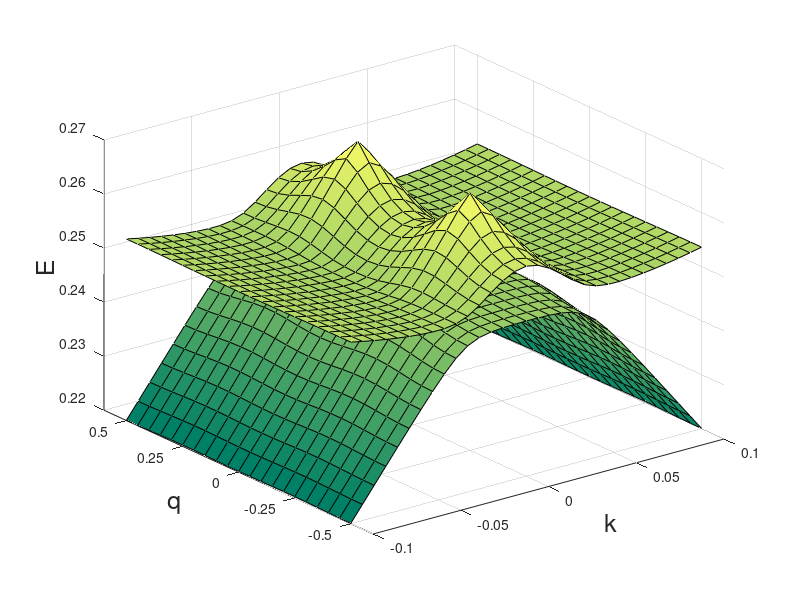

Reproduce this figure in MATLAB.
clc
clear all
close all

%% The FUNCTIONS
function H = Hamiltonian(k,q,omega1,v1,U1,W1,omega2,v2,U2,W2,V,dist,d0,beta,alpha,eta)
    % The Hamiltonian 
    H = zeros(8);

    % The hat-parameters 
    Vh = V*exp(-dist/d0);
    betah = beta*exp(-dist/d0);

    % The block (1,1)
    H(1,1) = eta + v1*k + omega1 + v1*k*k/sqrt(2);
    H(1,2) = W1;
    H(1,3) = W1;
    H(1,4) = U1*(1+alpha);

    H(2,1) = W1;
    H(2,2) = -eta + omega1 + v1*k*k/sqrt(2);
    H(2,3) = U1*(1-alpha);
    H(2,4) = W1;

    H(3,1) = W1;
    H(3,2) = U1*(1-alpha);
    H(3,3) = -eta + omega1 + v1*k*k/sqrt(2);
    H(3,4) = W1;

    H(4,1) = U1*(1+alpha);
    H(4,2) = W1;
    H(4,3) = W1;
    H(4,4) = eta - v1*k + omega1 + v1*k*k/sqrt(2);

    % Block (1,2)
    H(1,5) = -(Vh + betah*k + betah*k*k/sqrt(2))*exp(-i*2.0*pi*q);
    H(2,6) = Vh + betah*k*k/sqrt(2);
    H(3,7) = Vh + betah*k*k/sqrt(2);
    H(4,8) = -(Vh - betah*k + betah*k*k/sqrt(2))*exp(i*2.0*pi*q);

    % Block (2,1)
    H(5,1) = -(Vh + betah*k + betah*k*k/sqrt(2))*exp(i*2.0*pi*q);
    H(6,2) = Vh + betah*k*k/sqrt(2);
    H(7,3) = Vh + betah*k*k/sqrt(2);
    H(8,4) = -(Vh - betah*k + betah*k*k/sqrt(2))*exp(-i*2.0*pi*q);

    % Block (2,2)
    H(5,5) = eta + v2*k + omega2 + v2*k*k/sqrt(2);
    H(5,6) = W2;
    H(5,7) = W2;
    H(5,8) = U2*(1+alpha);

    H(6,5) = W2;
    H(6,6) = -eta + omega2 + v2*k*k/sqrt(2);
    H(6,7) = U2*(1-alpha);
    H(6,8) = W2;

    H(7,5) = W2;
    H(7,6) = U2*(1-alpha);
    H(7,7) = -eta + omega2 + v2*k*k/sqrt(2);
    H(7,8) = W2;

    H(8,5) = U2*(1+alpha);
    H(8,6) = W2;
    H(8,7) = W2;
    H(8,8) = eta - v2*k + omega2 + v2*k*k/sqrt(2);
end % function Hamiltonian

%% The MAIN program goes here 
% The parameters 
omega1 = 0.31005337   
v1 = 0.32069812   
U1 = -0.01938797   
W1 = 0.00289523

omega2 = 0.28832692   
v2 = 0.30552363   
U2 = -0.01112476   
W2 = 0.00062376

V = 0.039 
beta = -0.3
dist = 0.1
d0 = 0.35 

alpha = -0.062
eta = 0.0032 

% The arrays of genuine and synthetic momenta 
Nk = 31
Kmax = 0.1
k_array = linspace(-Kmax,Kmax,Nk);

Nq = 21 
Qmax = 0.5
q_array = linspace(-Qmax,Qmax,Nq);

%% Calculate the dispersion 
E1_array = zeros(Nk,Nq);
E2_array = zeros(Nk,Nq);
E3_array = zeros(Nk,Nq);
E4_array = zeros(Nk,Nq);
E5_array = zeros(Nk,Nq);
E6_array = zeros(Nk,Nq);
E7_array = zeros(Nk,Nq);
E8_array = zeros(Nk,Nq);

% Scan the arrays of genuine and synthetic momenta 
for ik = 1:Nk
    k = k_array(ik);

    for iq = 1:Nq 
        q = q_array(iq);

        % The Hamiltonian 
        H = Hamiltonian(k,q,omega1,v1,U1,W1,omega2,v2,U2,W2,V,dist,d0,beta,alpha,eta);

        % Diagonalize the Hamiltonian
        [Vec,D] = eig(H);
        [eigval,ind] = sort(diag(D));
        eigval = real(eigval);
        Ds = D(ind,ind);
        eigvec = Vec(:,ind);

        % Save the energy eigenvalues to array 
        E1_array(ik,iq) = eigval(1);
        E2_array(ik,iq) = eigval(2);
        E3_array(ik,iq) = eigval(3);
        E4_array(ik,iq) = eigval(4);
        E5_array(ik,iq) = eigval(5);
        E6_array(ik,iq) = eigval(6);
        E7_array(ik,iq) = eigval(7);
        E8_array(ik,iq) = eigval(8);
        
    end % iq-loop 
end % ik-loop 

%% Plot the dispersion surfaces 
figure(1);
surf(k_array,q_array,E1_array');hold on;
surf(k_array,q_array,E2_array');
hold off;
colormap summer;
xticks([-Kmax,-0.5*Kmax,0,0.5*Kmax,Kmax]);
yticks([-0.5,-0.25,0,0.25,0.5]);
xlabel('k','FontSize',18);
ylabel('q','Fontsize',18);
zlabel('E','FontSize',18);

